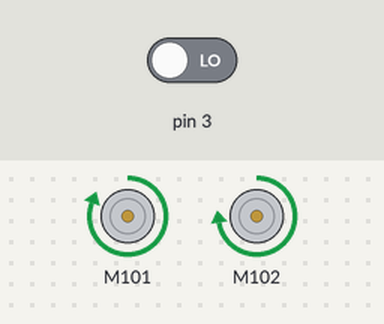
A sketch run on a simulated Arduino Uno, built with avr-gcc and run on an emulated ATmega328P. Shown: 2 × DC motor (green arrow = forward, orange = backward, longer = faster). The test bench sets the inputs (shaded band); at power-on: pin 3 LOW. What the sketch prints to the serial monitor is not drawn.

Above: at 0.1 s.
Timing chart, 0 to 1.6 s (numbered marks = the images above):
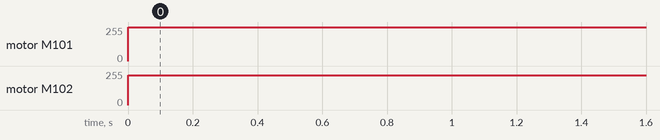

The sketch:

Test_Vitesse.ino
```cpp
#include <Grove_I2C_Motor_Driver.h>

#define pin 7
#define I2C_ADDRESS 0x0f

int cran = 0;

void setup() {
  Serial.begin(9600);
  Motor.begin(I2C_ADDRESS);
  attachInterrupt(digitalPinToInterrupt(3), test, RISING);


}

void loop() {
  Motor.speed(MOTOR1, 100);
  Motor.speed(MOTOR2, 88);
  delay(1000);
  Serial.println(cran);
  Serial.println("1 seconde");
  cran = 0;
}

void test() {
  cran++;
}
```

Measured:
- by itself, motor M101: stopped → forward 255/255 at 0.00 s
- by itself, motor M102: stopped → forward 224/255 at 0.00 s
